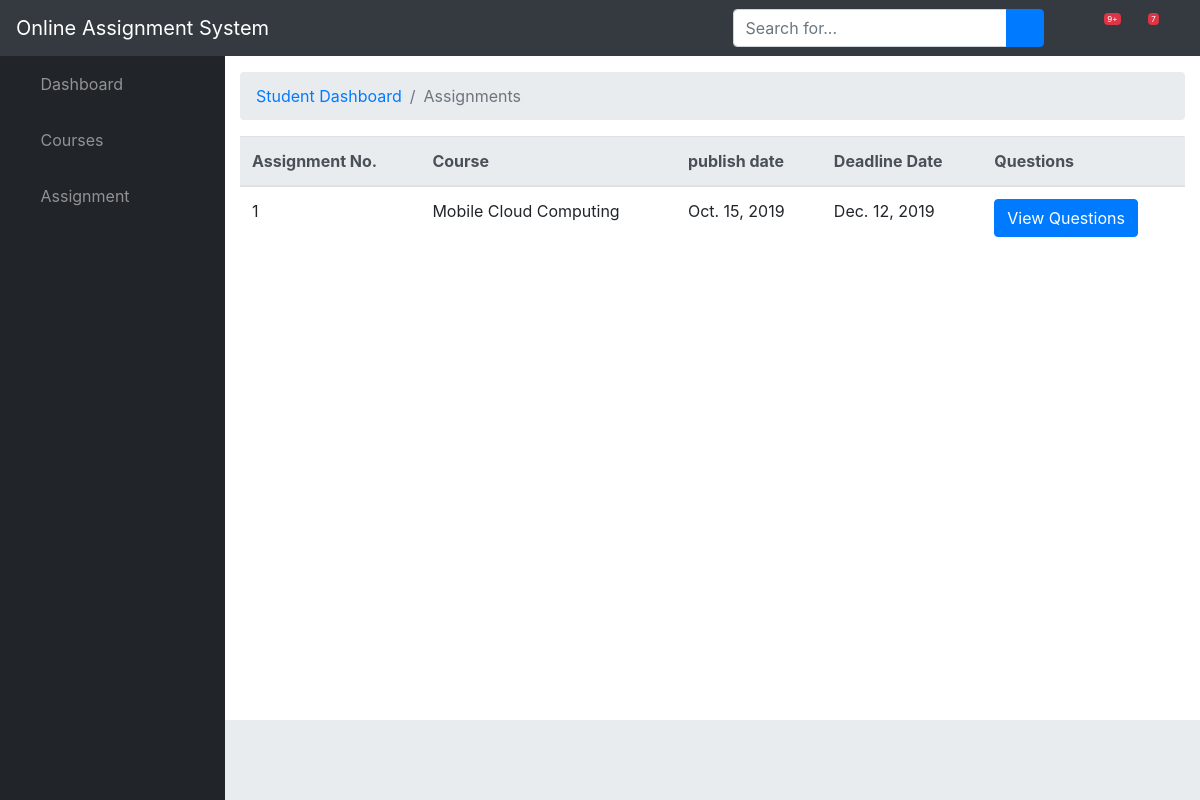
Before: /assignment/student_assigment_list/ (signed in) with the older database file.
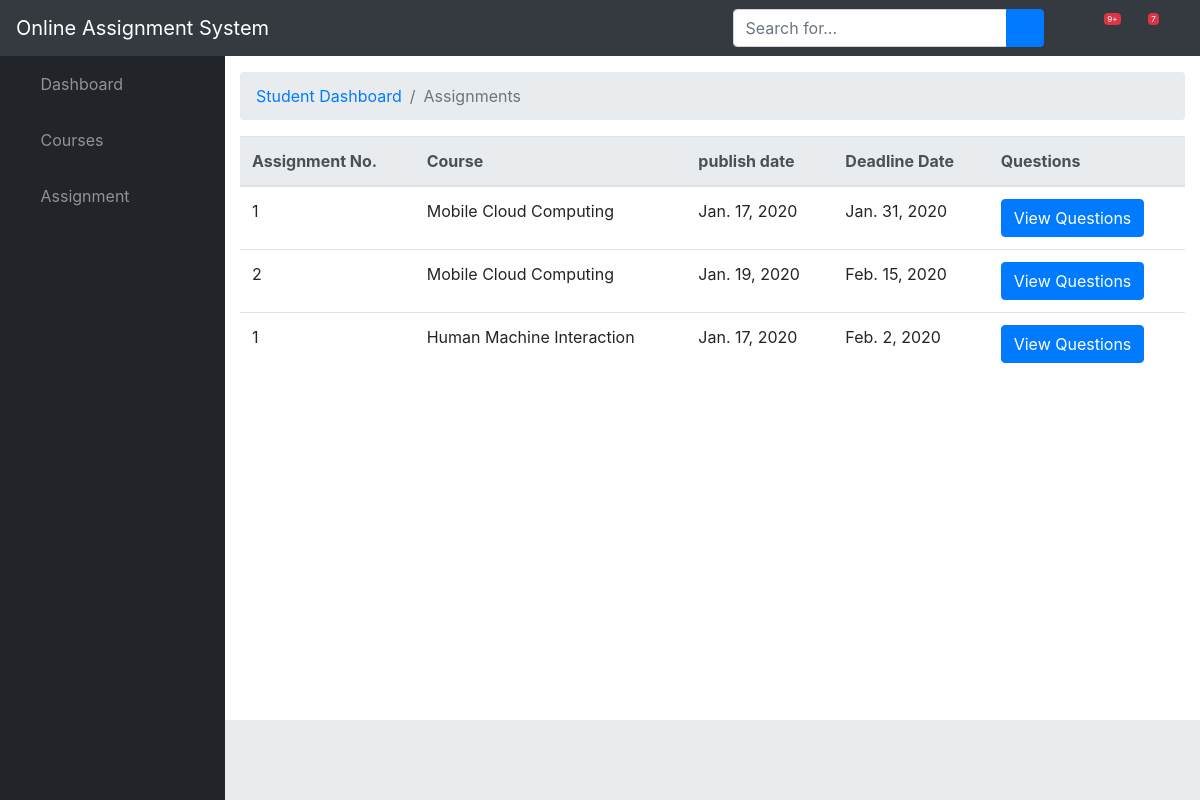
After: the same page with the newer database file.
### assignment/models.py (models this page shows, shortened)
class Assignment(models.Model):
    number = models.IntegerField()
    course = models.ForeignKey(Course,on_delete = models.SET_NULL,blank=True,null=True)
    publish_date = models.DateField(auto_now_add = True)
    deadline_date = models.DateField()
    faculty = models.ForeignKey(Faculty,on_delete = models.SET_NULL,blank=True,null=True)

class Course(models.Model):
    name = models.CharField(max_length = 50)
    branch = models.ForeignKey(Branch,on_delete = models.SET_NULL,blank=True,null=True)
    faculty = models.ForeignKey(Faculty ,on_delete = models.SET_NULL,blank=True,null=True)
    year = models.ForeignKey(StudyYear ,on_delete = models.SET_NULL,blank=True,null=True)
    semester = models.ForeignKey(Semester ,on_delete = models.SET_NULL,blank=True,null=True )
    def __str__(self):
        return self.name

### assignment/views.py (the view)
# urls.py: path('student_assigment_list/',views.StudentAssignmentListView.as_view(),name='AllAssignment'),
class StudentAssignmentListView(generic.ListView):
    model = Assignment
    template_name = "Student_Dashboard/assignment_list.html"
    context_object_name = 'assignment_list'
    paginate_by = 10
    def get_queryset(self):
        student = Student.objects.get(user = self.request.user)
        branch = Branch.objects.get(name=student.branch)
        year = StudyYear.objects.get(year=student.year)
        return Assignment.objects.filter(course__year= year,course__branch=branch)

### assignment/models.py (called while the page is built)
    def __str__(self):
        return self.year

    def __str__(self):
        return self.name

### assignment/templates/Student_Dashboard/assignment_list.html
{% extends "./base.html" %}
{% block breadcrumb%}
<li class="breadcrumb-item active">Assignments</li>
{%endblock%}
{% block content %}
{% if assignment_list %}
  <table class="table">
    <thead class="thead-light">
      <tr>
        <th scope="col">Assignment No.</th>
        <th scope="col">Course</th>
        <th scope="col">publish date</th>
        <th scope="col">Deadline Date</th>
        <th scope="col">Questions</th>
      </tr>
    </thead>
    <tbody>
      {% for assignment in assignment_list %}
      <tr>
        <td>{{ assignment.number }}</td>
        <td>{{ assignment.course }}</td>
        <td>{{ assignment.publish_date }}</td>
        <td>{{ assignment.deadline_date }}</td>
        <td><a class="btn btn-primary" href="{% url 'student_assignment_detail' assignment.id %}">View Questions</a></td>
      </tr>
    {% endfor %}
    </tbody>
  </table>
  {% else %}
    <p>There are no assignments added yet !</p>
  {% endif %}
{% endblock %}

Changed rows visible on the page:
removed Assignment: number "1", course "Mobile Cloud Computing", publish_date "Oct. 15, 2019", deadline_date "Dec. 12, 2019"
added Assignment: number "1", course "Mobile Cloud Computing", publish_date "Jan. 17, 2020", deadline_date "Jan. 31, 2020"
added Assignment: number "2", course "Mobile Cloud Computing", publish_date "Jan. 19, 2020", deadline_date "Feb. 15, 2020"
added Assignment: number "1", course "Human Machine Interaction", publish_date "Jan. 17, 2020", deadline_date "Feb. 2, 2020"
